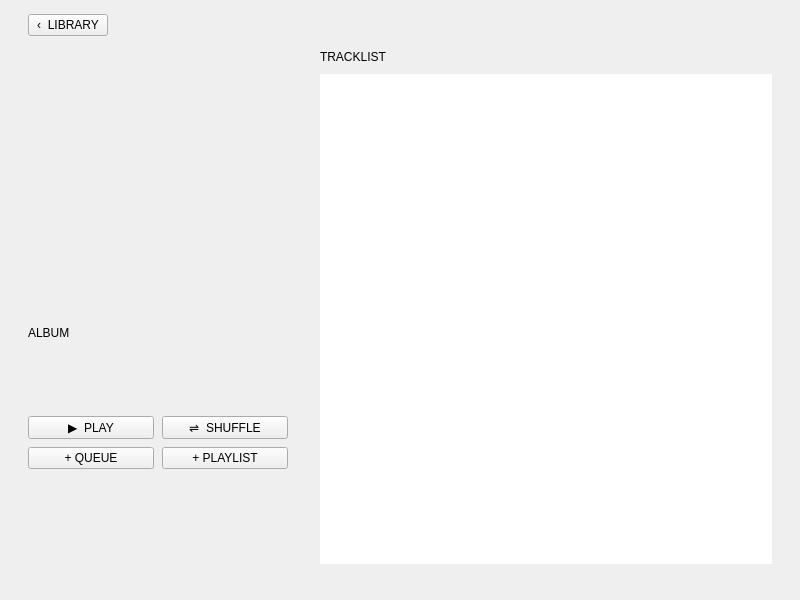
<?xml version="1.0" encoding="UTF-8"?>
<ui version="4.0">
 <class>AlbumView</class>
 <widget class="QWidget" name="AlbumView">
  <property name="geometry">
   <rect>
    <x>0</x>
    <y>0</y>
    <width>800</width>
    <height>600</height>
   </rect>
  </property>
  <property name="sizePolicy">
   <sizepolicy hsizetype="Expanding" vsizetype="Expanding">
    <horstretch>0</horstretch>
    <verstretch>0</verstretch>
   </sizepolicy>
  </property>
  <layout class="QVBoxLayout" name="root_layout">
   <property name="spacing">
    <number>0</number>
   </property>
   <property name="leftMargin">
    <number>28</number>
   </property>
   <property name="topMargin">
    <number>14</number>
   </property>
   <property name="rightMargin">
    <number>28</number>
   </property>
   <property name="bottomMargin">
    <number>36</number>
   </property>
   <!-- Top: back-to-library button (inline, top-left). Canonical back-button
        placement: root_layout's 28px left / 14px top from the view origin. Keep
        in sync with SettingsView, PlaylistsView, and NowPlaying.qml so the
        chevron lands in the identical spot on every screen. -->
   <item>
    <layout class="QHBoxLayout" name="topbar_layout">
     <property name="spacing">
      <number>0</number>
     </property>
     <item>
      <widget class="QPushButton" name="backbutton">
       <property name="sizePolicy">
        <sizepolicy hsizetype="Fixed" vsizetype="Fixed">
         <horstretch>0</horstretch>
         <verstretch>0</verstretch>
        </sizepolicy>
       </property>
       <property name="cursor">
        <cursorShape>PointingHandCursor</cursorShape>
       </property>
       <property name="text">
        <string>‹  LIBRARY</string>
       </property>
      </widget>
     </item>
     <item>
      <spacer name="topbar_stretch">
       <property name="orientation">
        <enum>Qt::Horizontal</enum>
       </property>
       <property name="sizeHint" stdset="0">
        <size>
         <width>20</width>
         <height>20</height>
        </size>
       </property>
      </spacer>
     </item>
    </layout>
   </item>
   <!-- 14px gap below back button -->
   <item>
    <spacer name="topbar_gap">
     <property name="orientation">
      <enum>Qt::Vertical</enum>
     </property>
     <property name="sizeType">
      <enum>QSizePolicy::Fixed</enum>
     </property>
     <property name="sizeHint" stdset="0">
      <size>
       <width>20</width>
       <height>14</height>
      </size>
     </property>
    </spacer>
   </item>
   <!-- Body: two columns -->
   <item>
    <layout class="QHBoxLayout" name="body_layout">
     <property name="spacing">
      <number>32</number>
     </property>
     <!-- Left column: cover + metadata + actions -->
     <item>
      <widget class="QFrame" name="info_frame">
       <property name="sizePolicy">
        <sizepolicy hsizetype="Fixed" vsizetype="Preferred">
         <horstretch>0</horstretch>
         <verstretch>0</verstretch>
        </sizepolicy>
       </property>
       <property name="minimumWidth">
        <number>300</number>
       </property>
       <property name="maximumWidth">
        <number>300</number>
       </property>
       <property name="frameShape">
        <enum>QFrame::NoFrame</enum>
       </property>
       <layout class="QVBoxLayout" name="info_layout">
        <property name="leftMargin">
         <number>0</number>
        </property>
        <property name="topMargin">
         <number>0</number>
        </property>
        <property name="rightMargin">
         <number>0</number>
        </property>
        <property name="bottomMargin">
         <number>0</number>
        </property>
        <property name="spacing">
         <number>0</number>
        </property>
        <!-- Album cover -->
        <item>
         <widget class="QLabel" name="albumcover">
          <property name="sizePolicy">
           <sizepolicy hsizetype="Fixed" vsizetype="Fixed">
            <horstretch>0</horstretch>
            <verstretch>0</verstretch>
           </sizepolicy>
          </property>
          <property name="minimumSize">
           <size>
            <width>260</width>
            <height>260</height>
           </size>
          </property>
          <property name="maximumSize">
           <size>
            <width>260</width>
            <height>260</height>
           </size>
          </property>
          <property name="text">
           <string/>
          </property>
          <property name="alignment">
           <set>Qt::AlignCenter</set>
          </property>
          <property name="scaledContents">
           <bool>false</bool>
          </property>
         </widget>
        </item>
        <item>
         <spacer name="cover_gap">
          <property name="orientation">
           <enum>Qt::Vertical</enum>
          </property>
          <property name="sizeType">
           <enum>QSizePolicy::Fixed</enum>
          </property>
          <property name="sizeHint" stdset="0">
           <size>
            <width>20</width>
            <height>16</height>
           </size>
          </property>
         </spacer>
        </item>
        <item>
         <widget class="QLabel" name="kind_label">
          <property name="text">
           <string>ALBUM</string>
          </property>
         </widget>
        </item>
        <item>
         <spacer name="kind_gap">
          <property name="orientation">
           <enum>Qt::Vertical</enum>
          </property>
          <property name="sizeType">
           <enum>QSizePolicy::Fixed</enum>
          </property>
          <property name="sizeHint" stdset="0">
           <size>
            <width>20</width>
            <height>6</height>
           </size>
          </property>
         </spacer>
        </item>
        <item>
         <widget class="QLabel" name="titlelabel">
          <property name="text">
           <string/>
          </property>
          <property name="wordWrap">
           <bool>true</bool>
          </property>
         </widget>
        </item>
        <item>
         <spacer name="title_gap">
          <property name="orientation">
           <enum>Qt::Vertical</enum>
          </property>
          <property name="sizeType">
           <enum>QSizePolicy::Fixed</enum>
          </property>
          <property name="sizeHint" stdset="0">
           <size>
            <width>20</width>
            <height>4</height>
           </size>
          </property>
         </spacer>
        </item>
        <item>
         <widget class="QLabel" name="artistlabel">
          <property name="text">
           <string/>
          </property>
          <property name="wordWrap">
           <bool>true</bool>
          </property>
         </widget>
        </item>
        <item>
         <spacer name="artist_gap">
          <property name="orientation">
           <enum>Qt::Vertical</enum>
          </property>
          <property name="sizeType">
           <enum>QSizePolicy::Fixed</enum>
          </property>
          <property name="sizeHint" stdset="0">
           <size>
            <width>20</width>
            <height>10</height>
           </size>
          </property>
         </spacer>
        </item>
        <item>
         <widget class="QLabel" name="meta_label">
          <property name="text">
           <string/>
          </property>
         </widget>
        </item>
        <item>
         <spacer name="pre_btn_spacer">
          <property name="orientation">
           <enum>Qt::Vertical</enum>
          </property>
          <property name="sizeType">
           <enum>QSizePolicy::Fixed</enum>
          </property>
          <property name="sizeHint" stdset="0">
           <size>
            <width>20</width>
            <height>14</height>
           </size>
          </property>
         </spacer>
        </item>
        <item>
         <layout class="QGridLayout" name="buttons_layout">
          <property name="horizontalSpacing">
           <number>8</number>
          </property>
          <property name="verticalSpacing">
           <number>8</number>
          </property>
          <item row="0" column="0">
           <widget class="QPushButton" name="playbutton">
            <property name="text">
             <string>▶  PLAY</string>
            </property>
           </widget>
          </item>
          <item row="0" column="1">
           <widget class="QPushButton" name="shufflebutton">
            <property name="text">
             <string>⇌  SHUFFLE</string>
            </property>
           </widget>
          </item>
          <item row="1" column="0">
           <widget class="QPushButton" name="queuebutton">
            <property name="text">
             <string>+ QUEUE</string>
            </property>
           </widget>
          </item>
          <item row="1" column="1">
           <widget class="QPushButton" name="addplaylistbutton">
            <property name="text">
             <string>+ PLAYLIST</string>
            </property>
           </widget>
          </item>
         </layout>
        </item>
        <item>
         <spacer name="bottom_stretch">
          <property name="orientation">
           <enum>Qt::Vertical</enum>
          </property>
          <property name="sizeHint" stdset="0">
           <size>
            <width>20</width>
            <height>40</height>
           </size>
          </property>
         </spacer>
        </item>
       </layout>
      </widget>
     </item>
     <!-- Right column: tracklist header + scrollable list -->
     <item>
      <layout class="QVBoxLayout" name="tracklist_col_layout">
       <property name="spacing">
        <number>0</number>
       </property>
       <!-- TRACKLIST ──── N tracks header row -->
       <item>
        <layout class="QHBoxLayout" name="tracklist_head_layout">
         <property name="spacing">
          <number>12</number>
         </property>
         <item>
          <widget class="QLabel" name="tracklist_label">
           <property name="text">
            <string>TRACKLIST</string>
           </property>
          </widget>
         </item>
         <item>
          <widget class="QFrame" name="tracklist_rule">
           <property name="sizePolicy">
            <sizepolicy hsizetype="Expanding" vsizetype="Fixed">
             <horstretch>0</horstretch>
             <verstretch>0</verstretch>
            </sizepolicy>
           </property>
           <property name="minimumSize">
            <size>
             <width>0</width>
             <height>1</height>
            </size>
           </property>
           <property name="maximumSize">
            <size>
             <width>16777215</width>
             <height>1</height>
            </size>
           </property>
           <property name="frameShape">
            <enum>QFrame::NoFrame</enum>
           </property>
          </widget>
         </item>
         <item>
          <widget class="QLabel" name="tracklist_count">
           <property name="text">
            <string/>
           </property>
          </widget>
         </item>
        </layout>
       </item>
       <item>
        <spacer name="tracklist_head_gap">
         <property name="orientation">
          <enum>Qt::Vertical</enum>
         </property>
         <property name="sizeType">
          <enum>QSizePolicy::Fixed</enum>
         </property>
         <property name="sizeHint" stdset="0">
          <size>
           <width>20</width>
           <height>10</height>
          </size>
         </property>
        </spacer>
       </item>
       <item>
        <widget class="SongListView" name="songlist">
         <property name="sizePolicy">
          <sizepolicy hsizetype="Expanding" vsizetype="Expanding">
           <horstretch>0</horstretch>
           <verstretch>0</verstretch>
          </sizepolicy>
         </property>
         <property name="frameShape">
          <enum>QFrame::NoFrame</enum>
         </property>
         <property name="lineWidth">
          <number>0</number>
         </property>
         <property name="verticalScrollMode">
          <enum>QAbstractItemView::ScrollPerPixel</enum>
         </property>
        </widget>
       </item>
      </layout>
     </item>
    </layout>
   </item>
  </layout>
 </widget>
 <customwidgets>
  <customwidget>
   <class>SongListView</class>
   <extends>QListView</extends>
   <header>ui/songlistview.hh</header>
  </customwidget>
 </customwidgets>
 <resources/>
 <connections/>
</ui>
